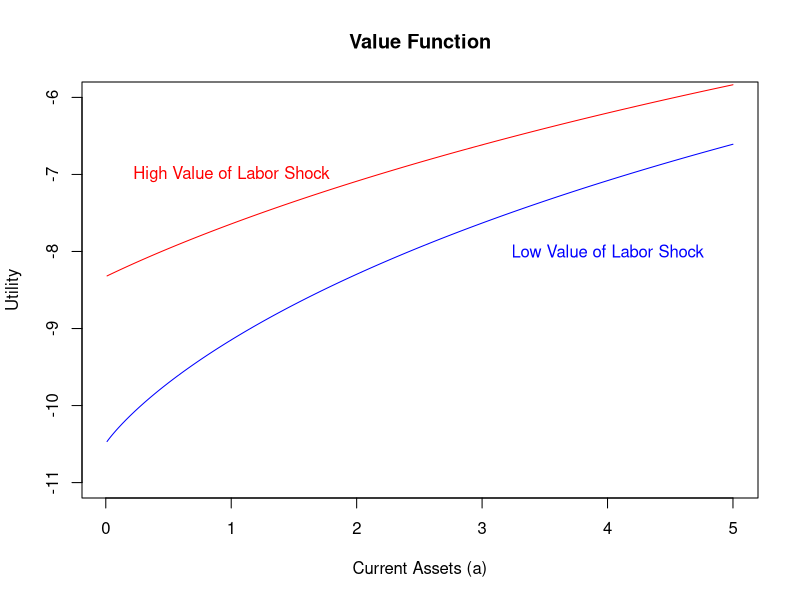
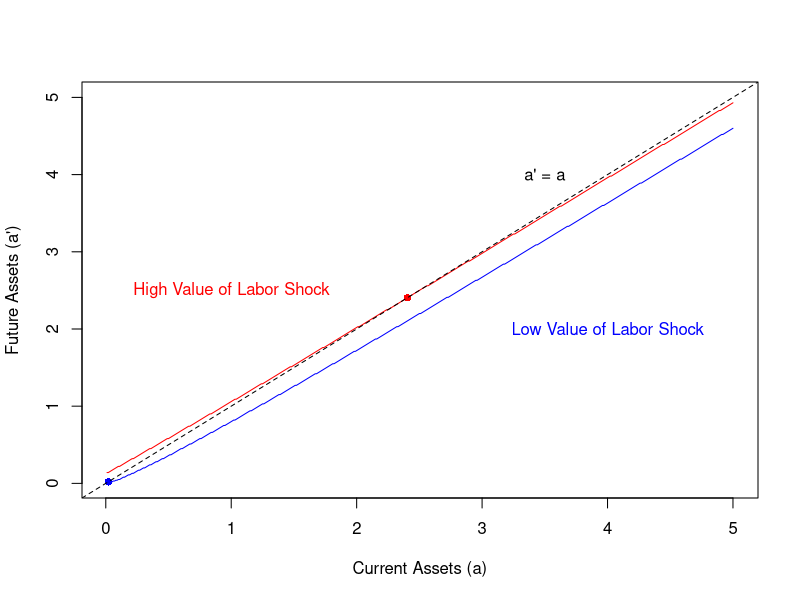
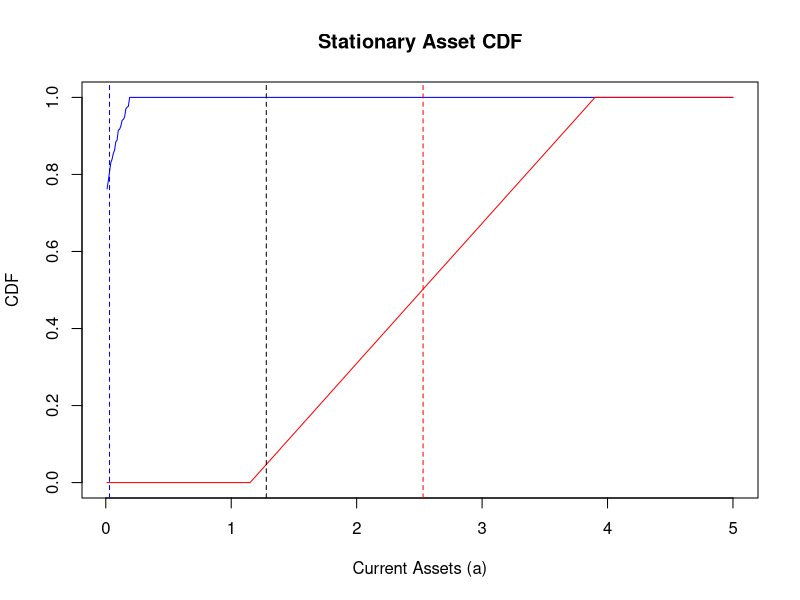

These charts were generated, in order, by the following R code:
## ---- chunk 1
knitr::opts_chunk$set(echo = TRUE)
library(tidyverse)
## ---- chunk 2
Q <- matrix(c(0.85, 0.05, 0.15, 0.95), nrow = 2)

# Numerical estimation
x <- c(0.5, 0.5)
for (i in 1:100) x <- x %*% Q
x
## ---- chunk 3
# parameters
beta <- .95
gamma <- 3
r <- 0.03
w <- 1.1
l_low <- 0.7
l_high <- 1.1

# assets grid
min_a <- 0.01
max_a <- 5
inc_a <- min_a
a <- seq(min_a, max_a, by = inc_a)
n <- length(a)

# initialize value grid 
v_low <- rep(0, times=n)
v_high <- rep(0, times=n)

# initialize decision rule grid
decision_low <- rep(0, times=n)
decision_high <- rep(0, times=n)

# create consumption matrices
# (columns are different values of a; rows are values of a')
ones <- rep(1, times=n)
c_matrix_low <- w * l_low + (1 + r)*ones %*% t(a)  - a %*% t(ones)
c_matrix_high <- w * l_high + (1 + r)*ones %*% t(a)  - a %*% t(ones)

# create flow utility matrices and set negative consumption levels to low value
utility_matrix_low <- (c_matrix_low^(1-gamma))/(1-gamma)
utility_matrix_low[c_matrix_low < 0|!is.finite(utility_matrix_low)] <- -1000

utility_matrix_high <- (c_matrix_high^(1-gamma))/(1-gamma)
utility_matrix_high[c_matrix_high < 0|!is.finite(utility_matrix_high)] <- -1000

# solve bellman equations:
test <- 10
iter <- 1
max_iter <- 10000

while (test != 0 & iter < max_iter) {
  # create value matrix for different a and a' values with transition probabilities 
  # to next period shock
  value_matrix_low <- utility_matrix_low + beta * Q[1, 1] * v_low %*% t(ones) + 
    beta * Q[1, 2] * v_high %*% t(ones)
  value_matrix_high <- utility_matrix_high + beta * Q[2, 1] * v_low %*% t(ones) + 
    beta * Q[2, 2] * v_high %*% t(ones)
  
  # find max utility
  tv_low <- apply(value_matrix_low, 2, max)
  tv_high <- apply(value_matrix_high, 2, max)
  
  # find column with max utility
  tdecision_low <- apply(value_matrix_low, 2, which.max)
  tdecision_high <- apply(value_matrix_high, 2, which.max)

  # update test variable so loop ends if no changes from previous iteration
  test <- max(tdecision_low - decision_low) + max(tdecision_high - decision_high)
  
  # update value grid
  v_low <- tv_low
  v_high <- tv_high

  # update decision rule
  decision_low <- tdecision_low
  decision_high <- tdecision_high
  
  iter <- iter + 1
}

# save policy function based on decision rule
policy_function_low <- tibble(a = a, a_prime = min_a + decision_low*inc_a) %>%
  mutate(c = w * l_low + (1 + r)*a  - a_prime)

policy_function_high <- tibble(a = a, a_prime = min_a + decision_high*inc_a) %>%
  mutate(c = w * l_high + (1 + r)*a  - a_prime)
## ---- chunk 4
plot(1, type = "n", xlim = c(min_a, max_a), ylim = c(-11, -6), 
     xlab = "Current Assets (a)", ylab = "Utility", main = "Value Function")

lines(x = a, y =v_high, col = "red")
lines(x = a, y =v_low, col = "blue")

text(x = 1, y= -7, "High Value of Labor Shock", col = "red")
text(x = 4, y= -8, "Low Value of Labor Shock", col = "blue")
## ---- chunk 5

plot(1, type = "n", xlim = c(min_a, max_a), ylim = c(min_a, max_a), 
     xlab = "Current Assets (a)", ylab = "Future Assets (a')")

lines(x = policy_function_high$a, y =policy_function_high$a_prime, col = "red")
lines(x = policy_function_low$a, y =policy_function_low$a_prime, col = "blue")

text(x = 1, y= 2.5, "High Value of Labor Shock", col = "red")
text(x = 4, y= 2, "Low Value of Labor Shock", col = "blue")
text(x = 3.5, y= 4, "a' = a")

intersection_low <- policy_function_low %>% 
  filter(a == a_prime) %>%
  summarise_all(mean)

intersection_high <- policy_function_high %>% 
  filter(a == a_prime) %>%
  summarise_all(mean)

points(x = intersection_low$a, y = intersection_low$a_prime, pch=16, col = "blue")
points(x = intersection_high$a, y = intersection_high$a_prime, pch=16, col = "red")

abline(a = 0, b = 1, lty = 2)
## ---- chunk 6
tol <- .05
diff <- 1000

p_low0 <- matrix(rep(1/n, times = 2*n), ncol = 2)
p_high0 <- matrix(rep(1/n, times = 2*n), ncol = 2)

p_low <- p_low0
p_high <- p_high0

iter <- 1

while (diff > tol & iter < max_iter ) {

  p_low <- 0 * p_low0
  p_high <- 0 * p_high0
  
  for (i in 1:n) {
    if (p_high0[i] > .Machine$double.xmin) {
      p_high[decision_high[i], 1] <- p_high[decision_high[i]] + p_high0[i, 1] * Q[2, 1]
      p_high[decision_high[i], 2] <- p_high[decision_high[i]] + p_high0[i, 2] * Q[2, 2]
    }
    
    if (p_low0[i] > .Machine$double.xmin) {
      p_low[decision_low[i], 1] <- p_low[decision_low[i]] + p_low0[i, 1] * Q[1, 1]
      p_low[decision_low[i], 2] <- p_low[decision_low[i]] + p_low0[i, 2] * Q[1, 2]
    }
    
  }
  
  diff <- sum(abs(p_low - p_low0) + abs(p_high - p_high0))
  
  p_low0 <- p_low
  p_high0 <- p_high
  
  iter <- iter + 1
}

p_low_marginal <- apply(p_low, 1, sum) / sum(p_low)
p_high_marginal <- apply(p_high, 1, sum) / sum(p_high)

mean_assets_low <- sum(a * p_low_marginal)
mean_assets_high <- sum(a * p_high_marginal)
mean_assets <- (mean_assets_low + mean_assets_high)/2
## ---- chunk 7
plot(1, type = "n", xlim = c(min_a, max_a), ylim = c(0, 1), main = "Stationary Asset CDF", xlab = "Current Assets (a)", ylab = "CDF")

lines(x = a, y = cumsum(p_low_marginal), col = "blue")
lines(x = a, y = cumsum(p_high_marginal), col = "red")

abline(v=mean_assets, lty=2)
abline(v=mean_assets_low, col = "blue", lty=2)
abline(v=mean_assets_high, col = "red", lty=2)

